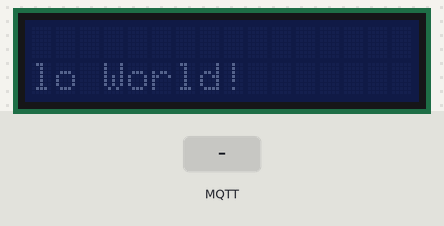
A sketch run on a simulated ESP8266 (Wemos D1 mini). Parts: 16×2 character LCD. The inputs (shaded band) are chosen by the test bench. WiFi joins after 1.5 s; servers stay silent unless stated; random numbers use the default seed unless the sketch sets one; no MQTT or app messages arrive unless stated; what the sketch prints to the serial monitor is not drawn.

Above: at 2.7 s.
2.8 s: MQTT message "off" arrives on the first subscribed topic
At 2.84 s:
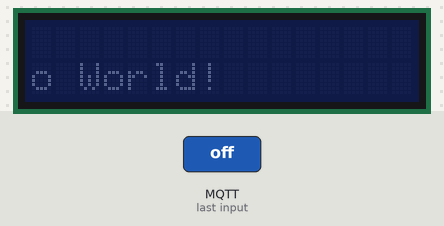
6.0 s: MQTT message "on" arrives on the first subscribed topic
At 7.61 s:
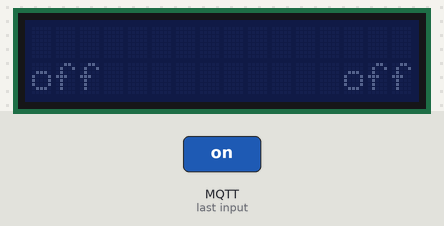
9.5 s: MQTT message "1" arrives on the first subscribed topic
At 14.24 s:
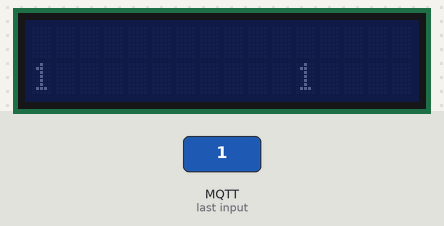

The sketch:

mqtt_LCDesp8266.ino
```cpp
#include <ESP8266WiFi.h>
#include <PubSubClient.h>
#include <Wire.h>
#include <LiquidCrystal_I2C.h>

// Set the LCD address to 0x27 for a 16 chars and 2 line display
LiquidCrystal_I2C lcd(0x27, 16, 2);

int x, minX;

// Update these with values suitable for your network.

const char* ssid = "#######";
const char* password = "##########";
const char* mqtt_server = "################";

WiFiClient espClient;
PubSubClient client(espClient);
// #define MSG_BUFFER_SIZE	100
// char msg[MSG_BUFFER_SIZE];
String msg = "Hello World!";

void setup_wifi() {
  delay(10);
  // We start by connecting to a WiFi network
  Serial.println();
  Serial.print("Connecting to ");
  Serial.println(ssid);

  WiFi.mode(WIFI_STA);
  WiFi.begin(ssid, password);

  while (WiFi.status() != WL_CONNECTED) {
    delay(500);
    Serial.print(".");
  }

  randomSeed(micros());

  Serial.println("");
  Serial.println("WiFi connected");
  Serial.println("IP address: ");
  Serial.println(WiFi.localIP());
}

void scrollMsg() {
  const int lcdWidth = 16;
  const int gap = 10;

  // Create 10-character padding
  String padding = "";
  for (int i = 0; i < gap; i++) {
    padding += " ";
  }

  // Append gap to message
  String scrollText = msg + padding;
  int totalSteps = scrollText.length();  // One full loop

  for (int i = 0; i < totalSteps; i++) {
    int start = i % scrollText.length();

    String display = "";
    if (start + lcdWidth <= scrollText.length()) {
      display = scrollText.substring(start, start + lcdWidth);
    } else {
      int firstPartLen = scrollText.length() - start;
      display = scrollText.substring(start) + scrollText.substring(0, lcdWidth - firstPartLen);
    }

    lcd.setCursor(0, 1);
    lcd.print(display);
    delay(250);
  }
}

void callback(char* topic, byte* payload, unsigned int length) {
  payload[length] = '\0';
  // int value = String((char*) payload).toInt();
  // String(msg) = String((char*) payload);
  msg = String((char*)payload);
  Serial.println(msg);
  // Serial.println(topic);
  // Serial.println(msg);
}

void reconnect() {
  // Loop until we're reconnected
  while (!client.connected()) {
    Serial.print("Attempting MQTT connection...");
    // Create a random client ID
    String clientId = "ESP8266Client-";
    clientId += String(random(0xffff), HEX);
    // Attempt to connect
    if (client.connect(clientId.c_str())) {
      Serial.println("connected");
      // Once connected, publish an announcement...
      client.publish("hass/adi_esp/output", "hello world");
      // ... and resubscribe
      client.subscribe("hass/adi_esp/input");
    } else {
      Serial.print("failed, rc=");
      Serial.print(client.state());
      Serial.println(" try again in 5 seconds");
      // Wait 5 seconds before retrying
      delay(5000);
    }
  }
}

void setup_wifi();
void scrollMsg();
void callback(char* topic, byte* payload, unsigned int length);
void reconnect();

void setup() {
  // msg = String("Hello World").c_str();
  Serial.begin(115200);
  setup_wifi();
  client.setServer(mqtt_server, 1883);
  client.setCallback(callback);

  // initialize the LCD
  lcd.begin();

  // Turn on the blacklight and print a message.
  lcd.noBacklight();
  lcd.clear();
}

void loop() {
  if (!client.connected()) {
    reconnect();
  }
  client.loop();
  scrollMsg();
}
```
